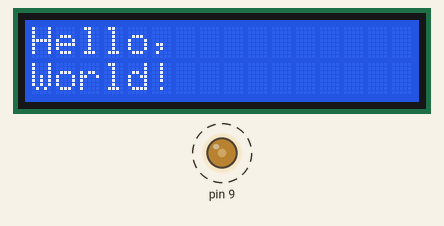
A sketch run on a simulated Arduino Uno, built with avr-gcc and run on an emulated ATmega328P. Shown: 16×2 character LCD, output pins drawn as LEDs (lit = HIGH). Dashed ring = blinking.

Above: at 0.1 s.
Timing chart, 0 to 130.0 s (numbered marks = the images above):
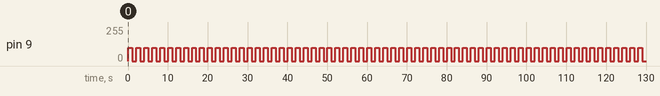

Measured:
- by itself, pin 9: alternates 100/255 for 1.0 s and 0/255 for 1.0 s

The sketch:

02_LCD_HelloWorld.ino
```cpp
#include <LiquidCrystal.h>

LiquidCrystal lcd(12, 11, 2, 3, 4, 5);
int brightness = 100;

void setup() {
  // put your setup code here, to run once:
  lcd.begin(16, 2);
  pinMode(9, OUTPUT);
  lcd.setCursor(0, 0);
  lcd.print("Hello,");
  lcd.setCursor(0, 1);
  lcd.print("World!");
}

void loop() {
  // put your main code here, to run repeatedly:
  analogWrite(9, brightness);
  delay(1000);
  analogWrite(9, 0);
  delay(1000);
}
```
